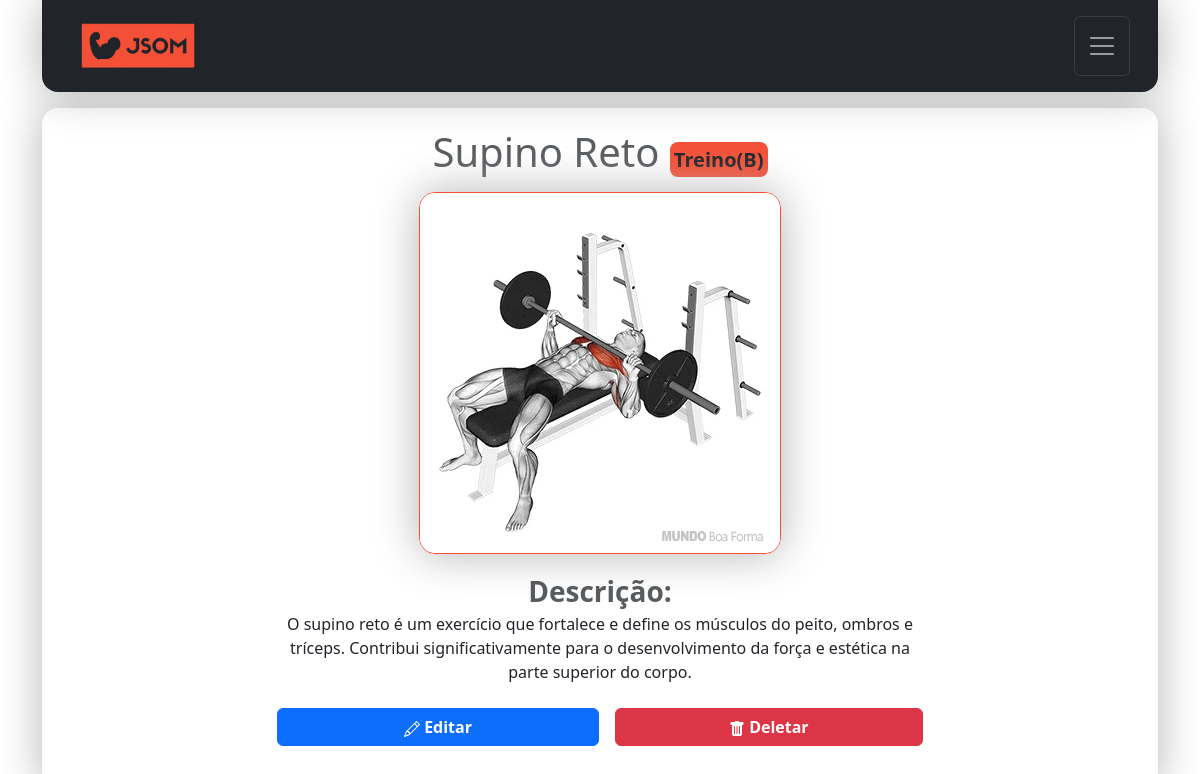
Before: /detalhes/7/ (signed in) with the older database file.
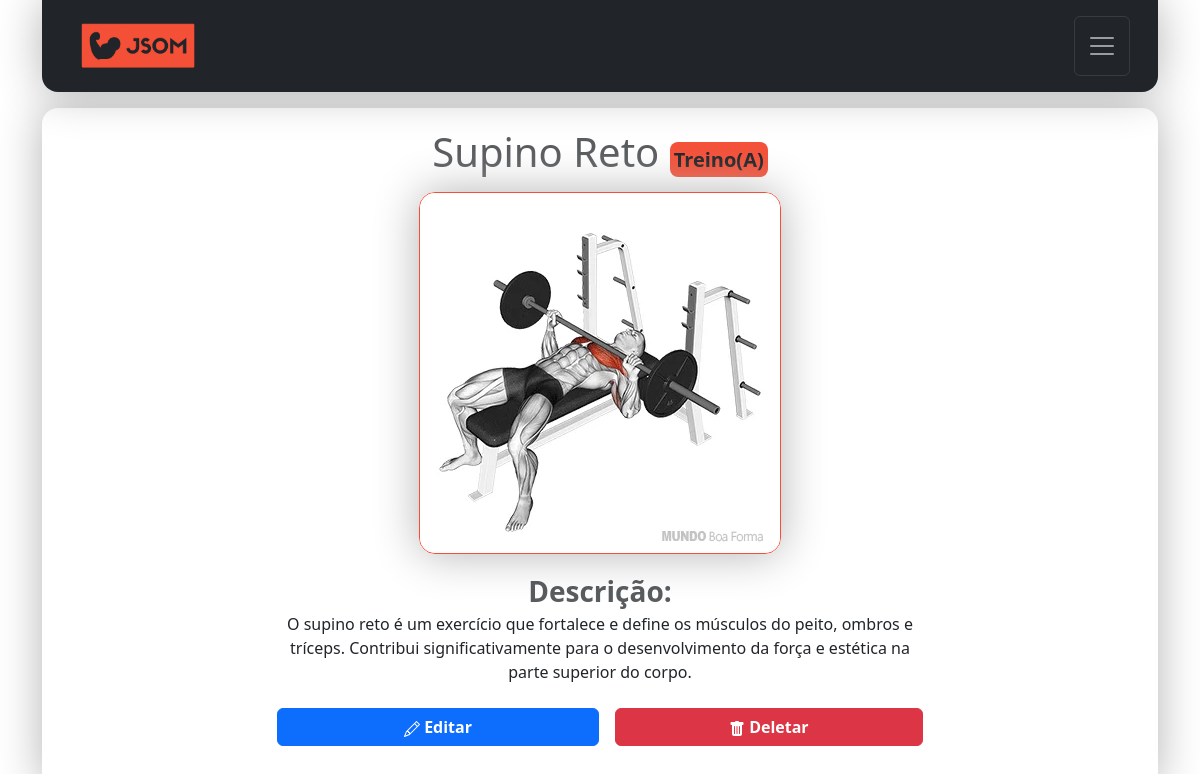
After: the same page with the newer database file.
### contact/models.py (models this page shows, shortened)
class Treino(models.Model):
    nome = models.CharField(max_length=100)
    CATEGORIA_CHOICES = [
        ('Treino(A)', 'Treino-A'),
        ('Treino(B)', 'Treino-B'),
        ('Treino(C)', 'Treino-C'),
        ('Treino(D)', 'Treino-D'),
        ('Treino(E)', 'Treino-E'),
    ]
    categoria = models.CharField(max_length=9, choices=CATEGORIA_CHOICES)
    descricao = models.TextField(blank=True)
    imagem = models.ImageField(blank=True, upload_to='pictures/%Y/%m/')
    owner = models.ForeignKey(
        User,
        on_delete=models.SET_NULL,
        blank=True, null=True
    )

### contact/views/contact_views.py (the view)
# urls.py: path('detalhes/<int:treino_id>/', views.detalhes_treino, name='detalhes_treino'),
@login_required(login_url='contact:login')
def detalhes_treino(request, treino_id):
    treino = get_object_or_404(Treino, pk=treino_id, owner=request.user)
    site_title = f'{treino.nome}_{treino.categoria}'
    context = {
        'site_title': site_title,
        'treino': treino
    }
    return render(request, 'contact/detalhes_treino.html', context)

### contact/templates/contact/detalhes_treino.html (shortened to what this page needs)
{% extends "global/base.html" %}
{% load static %}
{% block corpo %}
    <div class="container m-3 d-flex-column justify-content-center align-items-center w-60">
        <h1 class="mb-3 fs-1 form-text text-center text-wrap overflow-wrap-break-word">{{ treino.nome }}
            <span class="fw-bold fs-5 p-1 rounded-3 bg-jsom">{{ treino.categoria }}</span>
        </h1>
        <div class="d-flex flex-column align-items-center justify-content-center mb-3">
            {% if treino.imagem %}
            <div class="d-flex align-items-center justify-content-center">
                <img alt="{{ treino.nome }}" src="{{ treino.imagem.url }}" style="object-fit: cover;" class="rounded-4 border-jsom shadow-big img-fluid">
            </div>
            {% else %}
            <div class="d-flex align-items-center justify-content-center">
                <img alt="{{ treino.nome }}" src="{% static "img/treino_padao.png" %}" style="object-fit: cover; padding: 10px;" class=" rounded-4 border-jsom shadow-big img-fluid">
            </div>
            {% endif %}
        </div>
        <p class="overflow-wrap-break-word text-wrap text-center ">
            <span class="fw-bold fs-3 form-text">Descrição:</span>
            <br>
            {{ treino.descricao }}
        </p>
        <div class="d-flex justify-content-around mt-4">
            <a class="btn btn-primary fw-semibold w-100 me-2" href=" {% url 'contact:atualizar_treino' treino.id %} ">
                Editar
            </a>
            <form action="{% url 'contact:excluir_treino' treino.id %}" class="w-100 ms-2" method="post">
                <button class="btn fw-semibold btn-danger w-100" type="submit">
                    Deletar
                </button>
            </form>
        </div>
    </div>
{% endblock corpo %}

### base_templates/global/base.html (shortened to what this page needs)
{% load static %}
<!DOCTYPE html>
<html lang="pt-br">
<head>
  {% include "global/partials/head.html" %}
</head>
<body>
  <div class="container">
    {% include "global/partials/header.html" %}
    <main class="w-100 d-flex justify-content-center h-auto min-vh-91 shadow-big my-3 rounded-4">
      {% block corpo %}  {% endblock corpo %}
    </main>
  </div>
</body>
</html>

### base_templates/global/partials/head.html (shortened to what this page needs)
  {% load static %}
  <link rel="stylesheet" href="{% static "bootstrap/css/bootstrap.css" %} ">
  <link rel="stylesheet" href="{% static "global/css/style.css" %} ">

### base_templates/global/partials/header.html (shortened to what this page needs)
{% load static %}
<header>
  <nav class="navbar navbar-dark bg-dark fixed-top position-relative p-lg-3 shadow-big rounded-4 rounded-top-0">
    <div class="container-fluid">
      <div class="d-flex justify-content-between w-100">
        <a class="navbar-brand link-jsom link-offset-2 link-underline-opacity-0 link-underline-opacity-100-hover mx-lg-2 ms-2 fs-4" href=" {% url "contact:index" %} ">
          <img
            src="{% static "img/logo3_claro.png" %}"
            class="w-5"
            alt="logo JSOM"
          />
        </a>
        <button class="navbar-toggler text-jsom" type="button" data-bs-toggle="offcanvas" data-bs-target="#offcanvasDarkNavbar" aria-controls="offcanvasDarkNavbar" aria-label="Toggle navigation">
          <span class="navbar-toggler-icon"></span>
        </button>
      </div>
    </div>
  </nav>
</header>

### base_static/global/css/style.css (style rules this page uses)
.w-5 { width: 15vh !important; }
.link-jsom { color: #f45038 !important; }
.text-jsom { color: #f45038; }
.bg-jsom { background-color: #F45038; color: #212529; }
.border-jsom { border:solid #f45038 1.5px; }
.overflow-wrap-break-word { overflow-wrap: break-word; }
.w-60 { width: 60% !important; }

Changed rows visible on the page:
changed Treino "Supino Reto": categoria "Treino(B)" → "Treino(A)"
